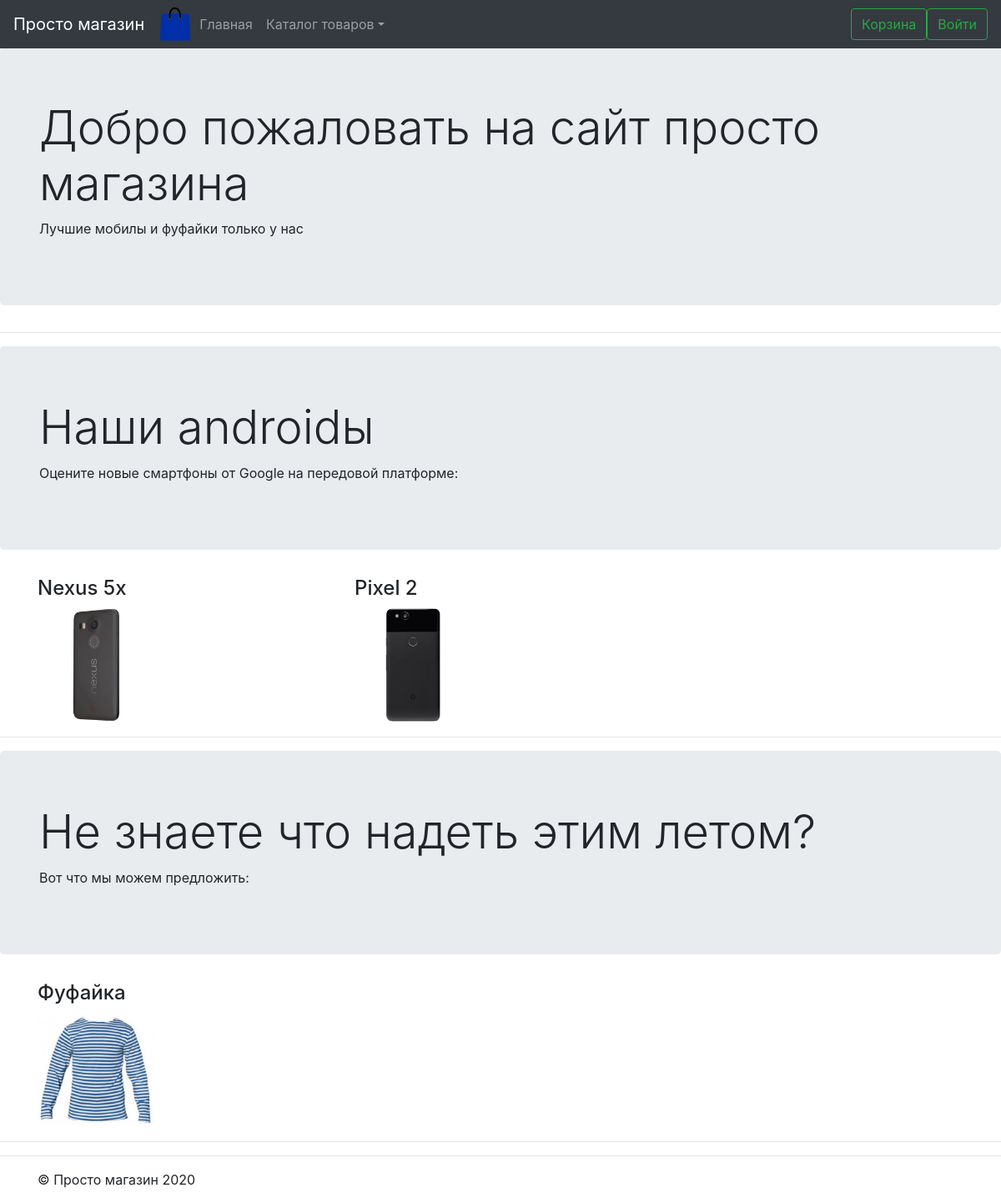
Before: / with the older database file.
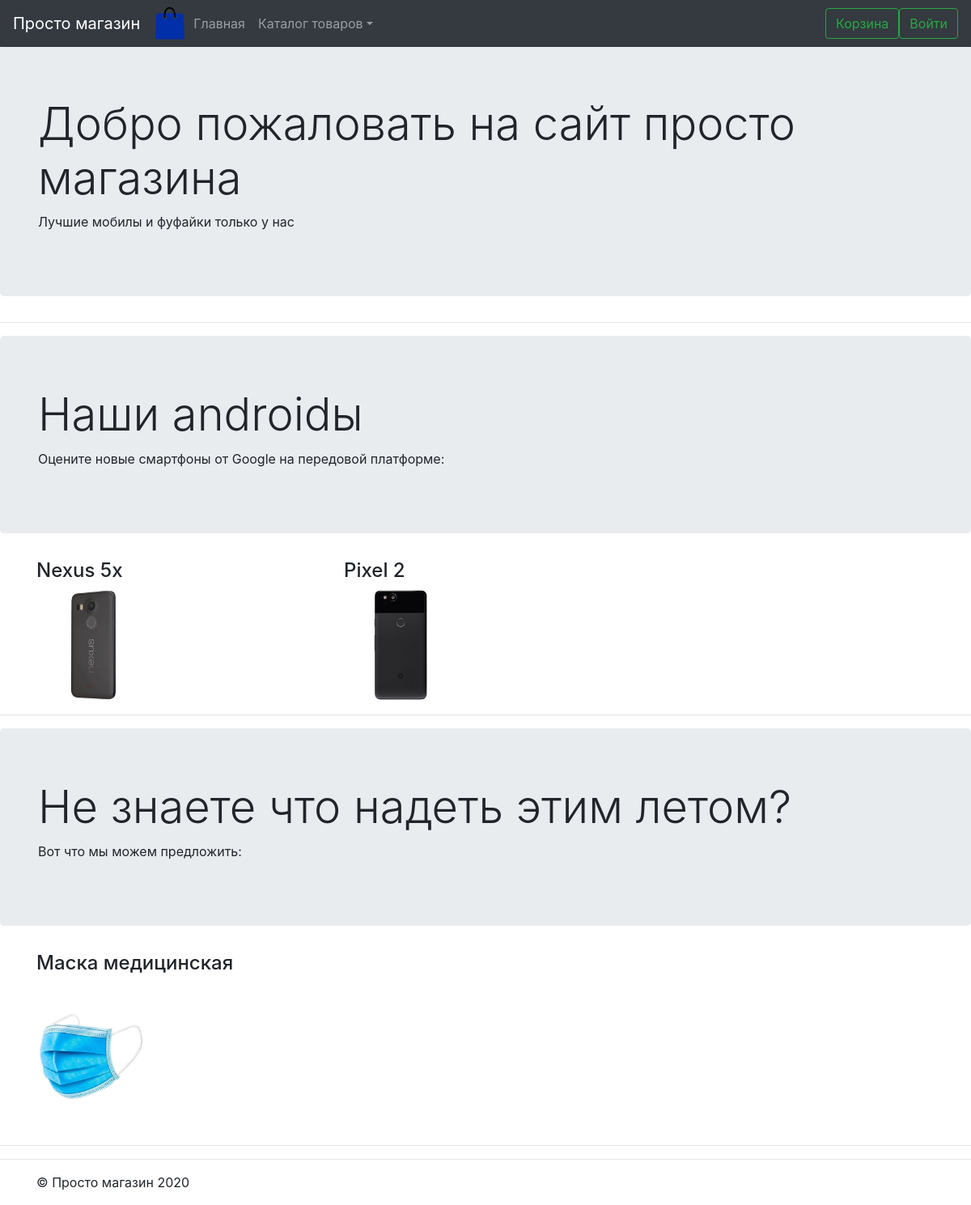
After: the same page with the newer database file.
### app/models.py (models this page shows, shortened)
class ArticleRelation(models.Model):
    product = models.ForeignKey(Product, on_delete=models.CASCADE, verbose_name='Товар')
    article = models.ForeignKey(Article, on_delete=models.CASCADE, verbose_name='Статья')
    class Meta:
        verbose_name = 'Товар в статье'
        verbose_name_plural = 'Товары в статье'

class Product(models.Model):
    name = models.CharField(max_length=100, verbose_name='Товар')
    photo = models.FileField(upload_to='products/%Y/%m/%d/', verbose_name='Фотография')
    inf = models.TextField(verbose_name='Описание товара')
    section = models.ForeignKey('Section', on_delete=models.CASCADE)
    class Meta:
        verbose_name = 'Товар'
        verbose_name_plural = 'Товары'

### app/views.py (the view)
# urls.py: path('', views.main_view, name='home'),
def main_view(request):
    template = 'app/index.html'
    context = {'sections': Section.objects.all(),
               'article_list': Article.objects.all(),
               'product_list': Product.objects.all(),
               }
    return render(request, template_name=template, context=context)

### app/templates/app/index.html (shortened to what this page needs)
{% extends "./_base.html" %}
{% load static %}
{% block hint %}
<div class="jumbotron">
    <div class="container">
        <h1 class="display-4">Добро пожаловать на сайт просто магазина</h1>
        <p>Лучшие мобилы и фуфайки только у нас</p>
    </div>
</div>
<hr>
{% endblock %}
{% block content %}
{% for article in article_list %}
<div class="jumbotron">
    <div class="container">
        <h1 class="display-4">{{article.caption}}</h1>
        <p>{{article.text}}</p>
    </div>
</div>
<div class="container">
    <div class="row">
        {% for good in article.articlerelation_set.all %}
        <div class="col-md-4">
            <h4>{{good.product.name}}</h4>
            <a href="/good?id={{good.product.id}}">
                <img src="{{good.product.photo.url}}" width="140">
            </a>
        </div>
        {% endfor %}
    </div>
</div>
<hr>
{% endfor %}
{% endblock %}

Changed rows visible on the page:
changed ArticleRelation: product.name "Фуфайка" → "Маска медицинская"; product.photo: a different picture
